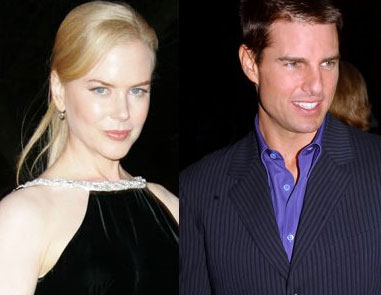
#> input picture images/kidman-cruise.jpg, 381 x 295 px
$ jupyter execute face_detection_answer.ipynb   (shell and % lines are left out)
#> lines starting #> are read from the running program, lines starting #| are printed output that depends on the picture; after the words box and inside, x2 and y2 are one past the last pixel; in counts of white or black regions, pixels touching at a corner belong together
[cell 1]
import numpy as np
import cv2
import matplotlib.pyplot as plt
import time

---

# Practice - Face & Eye Detection

Given an image of two people,
- Detect two faces,
- In each ROI of face, detect two eyes.

[cell 2]
# Detect faces and eyes using these cascade classifiers
face_cascade = cv2.CascadeClassifier('detect/haarcascade_frontalface_default.xml')
eye_cascade = cv2.CascadeClassifier('detect/haarcascade_eye.xml')

img = cv2.imread('../images/kidman-cruise.jpg')
#> img is the input picture: shape (295, 381, 3); mean B, G, R 71.8, 71.5, 82.8
plt.imshow(cv2.cvtColor(img, cv2.COLOR_BGR2RGB))

[cell 3]
img = cv2.imread('../images/kidman-cruise.jpg')
gray = cv2.cvtColor(img, cv2.COLOR_BGR2GRAY)
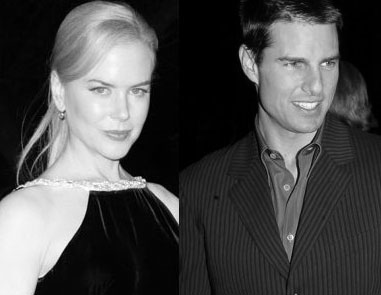
#> gray: shape (295, 381); min 0, max 255, mean 74.9

#================ YOUR CODE HERE ===================
# Please tune 'scaleFactor' argument to detect all faces and eyes
face_cascade = cv2.CascadeClassifier('detect/haarcascade_frontalface_default.xml')
eye_cascade = cv2.CascadeClassifier('detect/haarcascade_eye.xml')
faces = face_cascade.detectMultiScale(
        gray,
        scaleFactor=1.2,
        minNeighbors=5,
        minSize=(30, 30),
        flags = cv2.CASCADE_SCALE_IMAGE
)
#> faces = [[261, 26, 96, 96], [65, 51, 101, 101]]

# faces = face_cascade ...
for (x,y,w,h) in faces:
    cv2.rectangle(img,(x,y),(x+w,y+h),(255,0,0),2)
    roi_gray = gray[y:y+h, x:x+w]
    roi_color = img[y:y+h, x:x+w]
    eyes = eye_cascade.detectMultiScale(
            roi_gray,
            scaleFactor=1.01,
            minNeighbors=5,
            minSize=(20, 20),
            flags = cv2.CASCADE_SCALE_IMAGE
    )
    for (ex,ey,ew,eh) in eyes:
        cv2.rectangle(roi_color,(ex,ey),(ex+ew,ey+eh),(0,255,0),2)
#> this loop made 2 passes
#> (x, y, w, h, eyes) on passes 1 to 2: (261, 26, 96, 96, [[55, 26, 23, 23], [15, 23, 31, 31]]), (65, 51, 101, 101, [[59, 29, 23, 23], [21, 26, 27, 27], [37, 69, 28, 28]])
#> pass 1, `roi_gray = gray[y:y+h, x:x+w]`:
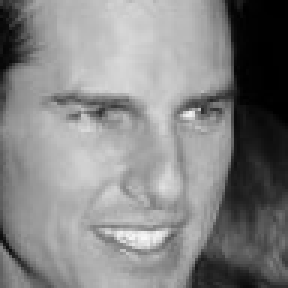
#> roi_gray: shape (96, 96) (shown 3 times larger); min 0, max 248, mean 132.5
#> pass 1, `roi_color = img[y:y+h, x:x+w]`:
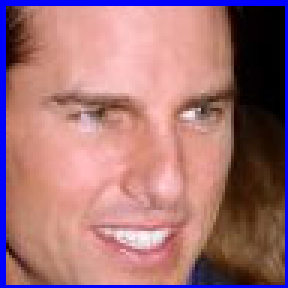
#> roi_color: shape (96, 96, 3) (shown 3 times larger); mean B, G, R 118.3, 113.5, 162
#> pass 2, `roi_gray = gray[y:y+h, x:x+w]`:
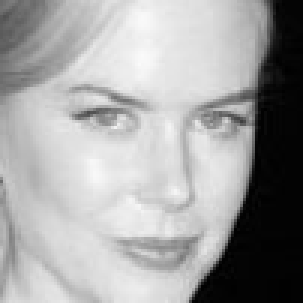
#> roi_gray: shape (101, 101) (shown 3 times larger); min 0, max 250, mean 162.2
#> pass 2, `roi_color = img[y:y+h, x:x+w]`:
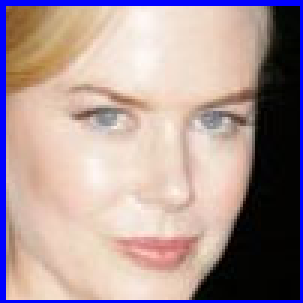
#> roi_color: shape (101, 101, 3) (shown 3 times larger); mean B, G, R 150.3, 150, 171
#> after the loop:
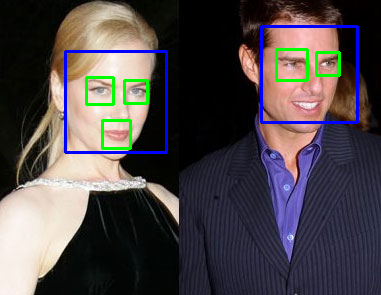
#> img: shape (295, 381, 3); 3.49% of pixels changed, all inside (x1, y1, x2, y2) = (64, 25, 359, 154)
#> after the loop:
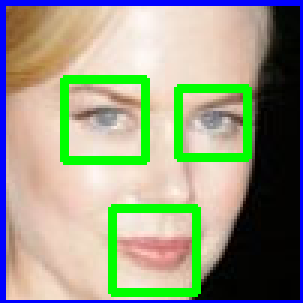
#> roi_color: shape (101, 101, 3) (shown 3 times larger); 9.06% of pixels changed, all inside (x1, y1, x2, y2) = (20, 25, 84, 99)

#===================================================

plt.imshow(cv2.cvtColor(img, cv2.COLOR_BGR2RGB))

$ run again, with images/apink.jpg copied over images/kidman-cruise.jpg
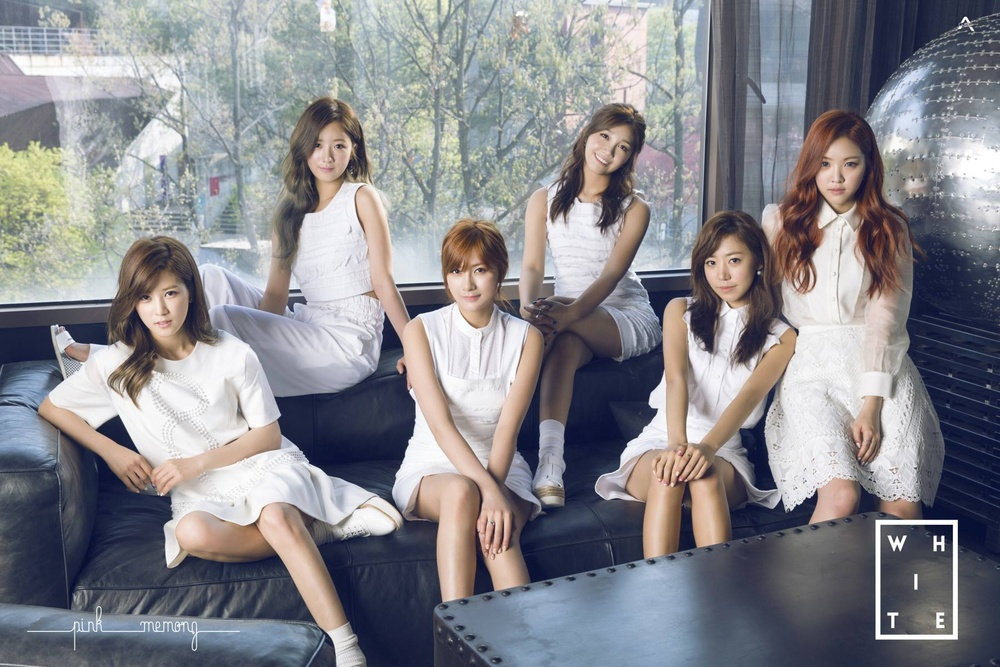
#> input picture images/apink.jpg, 1000 x 667 px, shrunk from 1800 x 1200 before the run
#> img is the input picture: shape (667, 1000, 3); mean B, G, R 139.8, 134.4, 134.6
#> faces = [[301, 124, 57, 57], [809, 142, 60, 60], [696, 239, 60, 60], [129, 270, 68, 68]]
#> the loop `for (x,y,w,h) in faces:` made 4 passes
#> (x, y, w, h, eyes) on passes 1 to 4: (301, 124, 57, 57, [[26, 9, 21, 21]]), (809, 142, 60, 60, [[33, 12, 21, 21]]), (696, 239, 60, 60, [[27, 10, 22, 22]]), (129, 270, 68, 68, [[29, 12, 23, 23]])
#> after the loop `for (x,y,w,h) in faces:`:
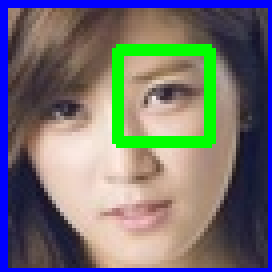
#> roi_color: shape (68, 68, 3) (shown 4 times larger); mean B, G, R 114.5, 113.1, 115.2
#> after the loop `for (x,y,w,h) in faces:`:
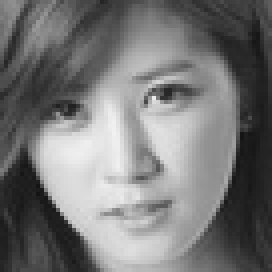
#> roi_gray: shape (68, 68) (shown 4 times larger); min 20, max 241, mean 118.9
